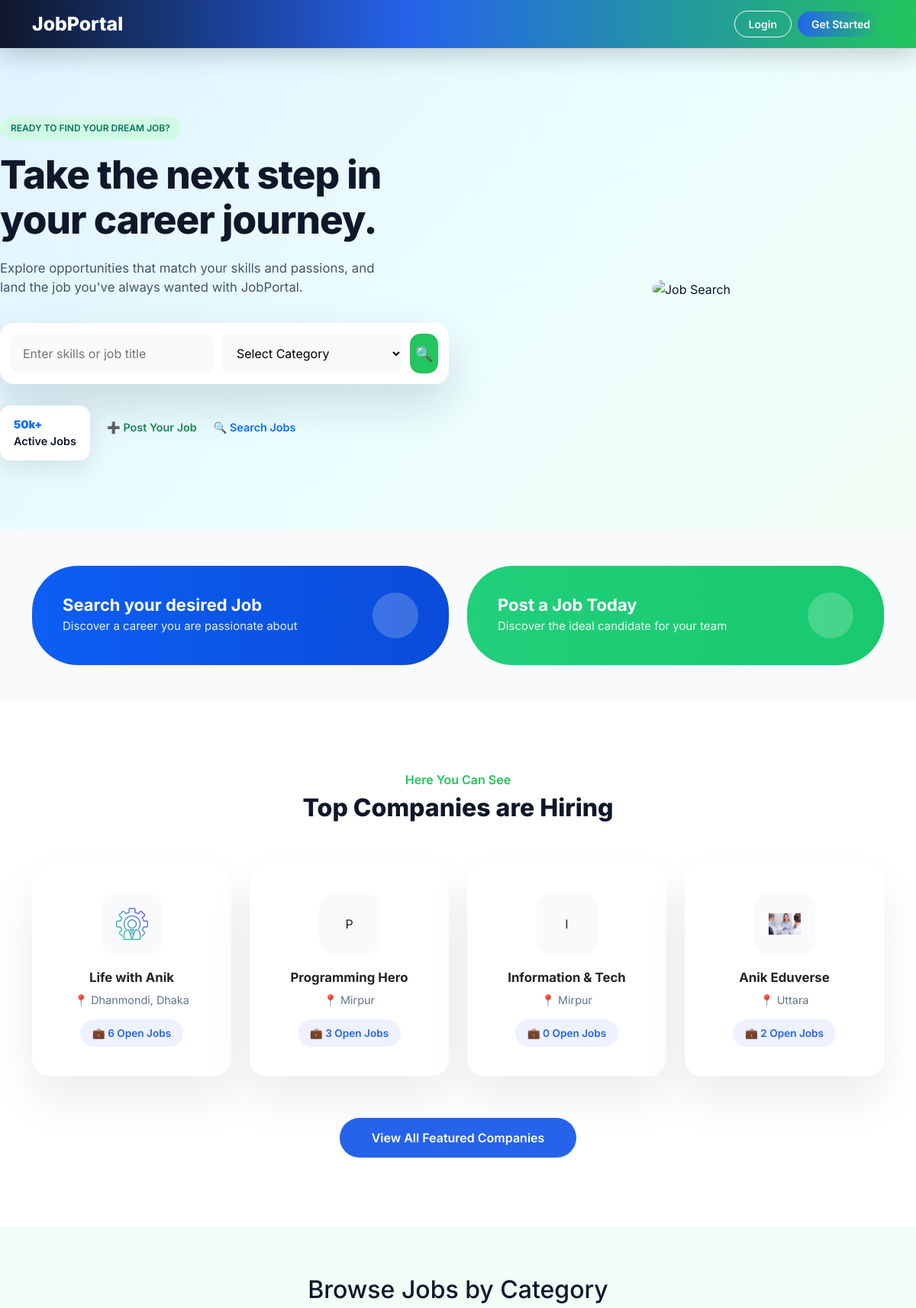
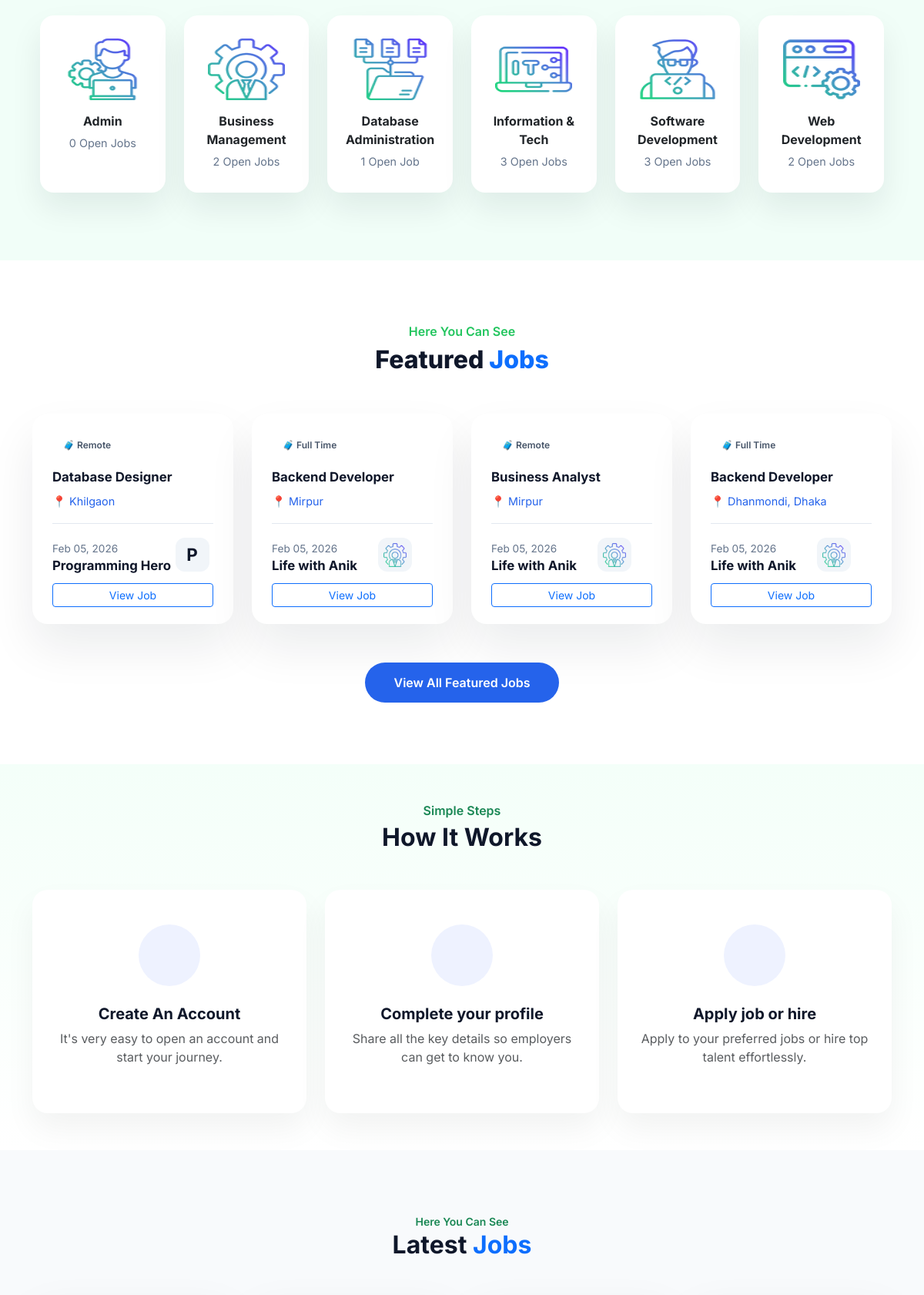
The page / (upper part) on the database its author committed (2 pictures, top to bottom).
### companies/models.py (models this page shows, shortened)
class Company(models.Model):
    owner = models.OneToOneField(User, on_delete=models.CASCADE)
    name = models.CharField(max_length=200)
    logo = models.ImageField(upload_to='company_logos/', blank=True, null=True)
    description = models.TextField()
    website = models.URLField(blank=True)
    location = models.CharField(max_length=200)

### jobs/models.py (models this page shows, shortened)
class Category(models.Model):
    name = models.CharField(max_length=100)
    slug = models.SlugField(unique=True)
    logo = models.ImageField(upload_to='category_logos/', blank=True, null=True)

class Job(models.Model):
    JOB_TYPE = (
        ('full_time', 'Full Time'),
        ('part_time', 'Part Time'),
        ('remote', 'Remote'),
    )
    category = models.ForeignKey(
        Category,
        on_delete=models.SET_NULL,
        null=True,
        related_name='jobs'
    )
    company = models.ForeignKey(Company, on_delete=models.CASCADE)
    title = models.CharField(max_length=200)
    location = models.CharField(max_length=200)
    job_type = models.CharField(max_length=20, choices=JOB_TYPE)
    salary = models.CharField(max_length=100, blank=True)
    description = models.TextField()
    requirements = models.TextField()
    deadline = models.DateField()
    is_featured = models.BooleanField(default=False)
    featured_until = models.DateTimeField(null=True, blank=True)
    created_at = models.DateTimeField(auto_now_add=True)

### jobs/views.py (the view)
# urls.py: path('', views.job_list, name='job_list'),
def job_list(request):
    Job.objects.filter(
        is_featured=True,
        featured_until__lt=timezone.now()
    ).update(is_featured=False, featured_until=None)
    jobs_qs = Job.objects.all().order_by('-created_at')
    keyword = request.GET.get('q')
    location = request.GET.get('location')
    job_type = request.GET.get('job_type')
    if keyword:
        jobs_qs = jobs_qs.filter(
            Q(title__icontains=keyword) |
            Q(company__name__icontains=keyword)
        )
    if location:
        jobs_qs = jobs_qs.filter(location__icontains=location)
    if job_type:
        jobs_qs = jobs_qs.filter(job_type=job_type)
    featured_jobs = jobs_qs.filter(is_featured=True)
    normal_jobs = jobs_qs.filter(is_featured=False)
    categories = Category.objects.annotate(
        total_jobs=Count('jobs')
    )
    companies = Company.objects.annotate(
    total_jobs=Count('job')
)
    cities = (
    Job.objects
    .exclude(location__isnull=True)
    .exclude(location__exact="")
    .values(city=Lower('location'))
    .annotate(total_jobs=Count('id'))
    .order_by('-total_jobs')
)
    news_list = News.objects.all().order_by('-created_at')[:5]
    success_stories = None
    if request.user.is_authenticated:
        role = request.user.profile.role
        success_stories = SuccessStory.objects.filter(
            story_type=role
        ).order_by("-created_at")[:6]
    context = {
        'featured_jobs': featured_jobs,
        'jobs': normal_jobs,
        'categories': categories,
        'companies': companies,
        'cities': cities,
        'news_list': news_list,
        "success_stories": success_stories,
        'keyword': keyword,
        'location': location,
        'job_type': job_type,
    }
    return render(request, 'jobs/job_list.html', context)

### templates/jobs/job_list.html (shortened to what this page needs)
{% extends "base.html" %}
{% block content %}
<div class="hero-wrapper">
  <div class="hero-inner">
    <div class="row align-items-center">
      <div class="col-lg-6 mb-5 mb-lg-0">
        <span class="hero-badge">
          READY TO FIND YOUR DREAM JOB?
        </span>
        <h1 class="hero-title">
          Take the next step in <br>
          your career journey.
        </h1>
        <p class="hero-text">
          Explore opportunities that match your skills and passions, and land
          the job you've always wanted with JobPortal.
        </p>
        <form method="get" class="hero-search">
          <input type="text"
                 name="q"
                 value="{{ request.GET.q }}"
                 placeholder="Enter skills or job title">
          <select name="category">
            <option value="">Select Category</option>
          </select>
          <button type="submit">
            🔍
          </button>
        </form>
        <div class="hero-stats">
          <div class="stat-box">
            <strong class="text-primary">50k+</strong><br>
            Active Jobs
          </div>
          <div class="hero-links mt-3">
            <a href="{% url 'create_job' %}" class="text-success">
              ➕ Post Your Job
            </a>
            <a href="{% url 'job_list' %}" class="text-primary">
              🔍 Search Jobs
            </a>
          </div>
        </div>
      </div>
      <div class="col-lg-6 text-center hero-image">
        <img src="https://sharjeelanjum.com/html/jobs-portal/images/hero-image.png"
             alt="Job Search">
      </div>
    </div>
  </div>
</div>
<div class="">
<section class="cta-section py-5">
  <div class="container">
    <div class="row g-4">
      <div class="col-lg-6">
        <div class="cta-box cta-blue d-flex align-items-center justify-content-between">
          <div>
            <h4 class="fw-bold mb-1">Search your desired Job</h4>
            <p class="mb-0">Discover a career you are passionate about</p>
          </div>
          <div class="cta-icon">
          </div>
        </div>
      </div>
      <div class="col-lg-6">
        <div class="cta-box cta-green d-flex align-items-center justify-content-between">
          <div>
            <h4 class="fw-bold mb-1">Post a Job Today</h4>
            <p class="mb-0">Discover the ideal candidate for your team</p>
          </div>
          <div class="cta-icon">
          </div>
        </div>
      </div>
    </div>
  </div>
</section>
<section class="company-wrapper">
  <div class="container">
    <div class="company-subtitle">
      Here You Can See
    </div>
    <h2 class="company-title">
      Top Companies are Hiring
    </h2>
    <div class="row g-4">
      {% for company in companies %}
      <div class="col-lg-3 col-md-6">
        <a href="{% url 'jobs_by_company' company.id %}"
           class="text-decoration-none text-dark">
          <div class="company-card">
            <div class="company-logo-box">
              {% if company.logo %}
                <img src="{{ company.logo.url }}">
              {% else %}
                {{ company.name|slice:":1" }}
              {% endif %}
            </div>
            <div class="company-name">
              {{ company.name }}
            </div>
            <div class="company-location">
              📍 {{ company.location }}
            </div>
            <div class="company-jobs">
              💼 {{ company.total_jobs }} Open Job{{ company.total_jobs|pluralize }}
            </div>
          </div>
        </a>
      </div>
      {% endfor %}
    </div>
    <div class="company-btn">
      <a href="{% url 'company_list' %}">
        View All Featured Companies
      </a>
    </div>
  </div>
</section>
<section class="category-section">
    <div class="container mb-5">
<h2 class=" mb-4 text-center mt-4">
    Browse Jobs by Category
  </h2>
  <div class="row g-4">
    {% for category in categories %}
    <div class="col-lg-2 col-md-6">
      <a href="{% url 'jobs_by_category' category.slug %}"
         class="text-decoration-none text-dark">
        <div class="category-card">
          <div class="category-icon">
            {% if category.logo %}
      <img src="{{ category.logo.url }}" alt="{{ category.name }}" class="w-4">
    {% else %}
      📁
    {% endif %}
          </div>
          <div class="category-name">
            {{ category.name }}
          </div>
          <div class="category-jobs">
            {{ category.total_jobs }} Open Job{{ category.total_jobs|pluralize }}
          </div>
        </div>
      </a>
    </div>
    {% endfor %}
  </div>
    </div>
</section>
  <section class="featured-wrapper">
  <div class="container">
    <div class="featured-subtitle">
      Here You Can See
    </div>
    <h2 class="featured-title">
      Featured <span class="text-primary">Jobs</span>
    </h2>
    <div class="row g-4">
      {% for job in featured_jobs %}
      <div class="col-lg-3 col-md-6">
        <div class="featured-card">
          <div class="job-type">
            🧳 {{ job.get_job_type_display }}
          </div>
          <div class="job-title">
            {{ job.title }}
          </div>
          <div class="job-location">
            📍 {{ job.location }}
          </div>
          <div class="job-divider"></div>
          <div class="job-footer">
            <div>
              <div class="job-date">
                {{ job.created_at|date:"M d, Y" }}
              </div>
              <div class="company-name">
                {{ job.company.name }}
              </div>
            </div>
            <div class="company-logo">
              {% if job.company.logo %}
                <img src="{{ job.company.logo.url }}" class="img-fluid">
              {% else %}
                {{ job.company.name|slice:":1" }}
              {% endif %}
            </div>
          </div>
<a href="{% url 'job_detail' job.id %}"
               class="btn btn-outline-primary btn-sm w-100">
              View Job
            </a>
        </div>
      </div>
      {% endfor %}
    </div>
    <div class="featured-btn">
      <a href="{% url 'job_list' %}">
        View All Featured Jobs
      </a>
    </div>
  </div>
</section>
  <section class="how-it-works-section py-5">
  <div class="container text-center">
    <p class="text-success fw-semibold mb-1">Simple Steps</p>
    <h2 class="fw-bold mb-5">How It Works</h2>
    <div class="row g-4 justify-content-center">
      <div class="col-lg-4 col-md-6">
        <div class="how-card">
          <div class="icon-circle">
          </div>
          <h5 class="fw-bold mt-4">Create An Account</h5>
          <p class="text-muted mt-2">
            It's very easy to open an account and start your journey.
          </p>
        </div>
      </div>
      <div class="col-lg-4 col-md-6">
        <div class="how-card">
          <div class="icon-circle">
          </div>
          <h5 class="fw-bold mt-4">Complete your profile</h5>
          <p class="text-muted mt-2">
            Share all the key details so employers can get to know you.
          </p>
        </div>
      </div>
      <div class="col-lg-4 col-md-6">
        <div class="how-card">
          <div class="icon-circle">
          </div>
          <h5 class="fw-bold mt-4">Apply job or hire</h5>
          <p class="text-muted mt-2">
            Apply to your preferred jobs or hire top talent effortlessly.
          </p>
        </div>
      </div>
    </div>
  </div>
</section>
  <section class="latest-jobs">
  <div class="container">
    <div class="text-center mb-5">
      <small class="text-success fw-semibold">
        Here You Can See
      </small>
      <h2 class="fw-bold">
        Latest <span class="text-primary">Jobs</span>
      </h2>
    </div>
    <div class="row g-4">
    </div>
  </div>
</section>
</div>
{% endblock %}

### templates/base.html (style rules this page uses)
:root { --blue-main: #2563eb; --blue-soft: #38bdf8; --green-main: #22c55e; --green-soft: #4ade80; --dark-bg: #020617; --dark-glass: rgba(2,6,23,.85); }
body { font-family: 'Inter', sans-serif; background: #f8fafc; color: #0f172a; }

### rows shown on the page
Company: logo (picture), name "Life with Anik", location "Dhanmondi, Dhaka", total_jobs "6"
Company: name "P", name "Programming Hero", location "Mirpur", total_jobs "3"
Company: name "I", name "Information & Tech", location "Mirpur", total_jobs "0"
Company: logo (picture), name "Anik Eduverse", location "Uttara", total_jobs "2"
Category: logo (picture), name "Admin", total_jobs "0"
Category: logo (picture), name "Business Management", total_jobs "2"
Category: logo (picture), name "Database Administration", total_jobs "1"
Category: logo (picture), name "Information & Tech", total_jobs "3"
Category: logo (picture), name "Software Development", total_jobs "3"
Category: logo (picture), name "Web Development", total_jobs "2"
Job: job_type "Remote", title "Database Designer", location "Khilgaon", created_at "Feb 05, 2026", company.name "Programming Hero", company.name "P"
Job: job_type "Full Time", title "Backend Developer", location "Mirpur", created_at "Feb 05, 2026", company.name "Life with Anik", company.logo (picture)
Job: job_type "Remote", title "Business Analyst", location "Mirpur", created_at "Feb 05, 2026", company.name "Life with Anik", company.logo (picture)
Job: job_type "Full Time", title "Backend Developer", location "Dhanmondi, Dhaka", created_at "Feb 05, 2026", company.name "Life with Anik", company.logo (picture)
